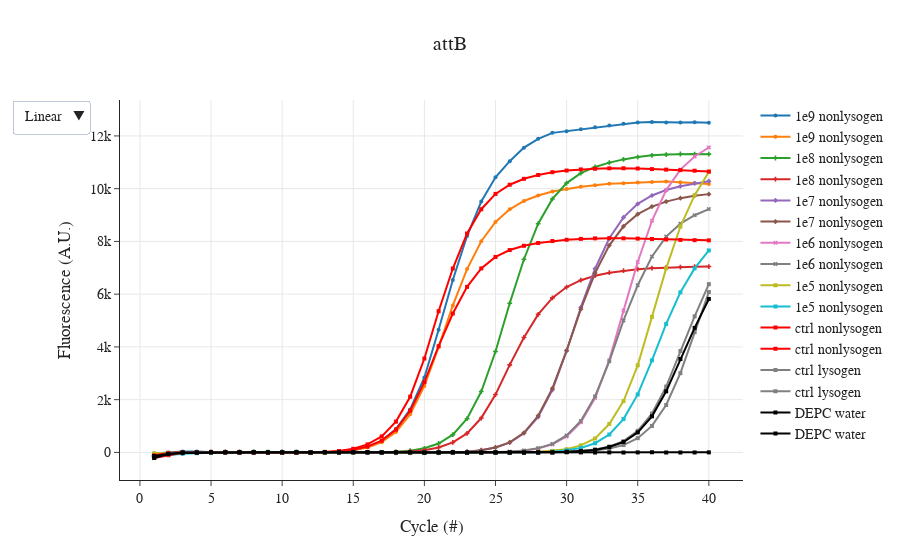

The notebook cell saved with this chart:
### Markdown cell above
## plot all data

### Code cell
fig = go.Figure()
for i in attB.keys():
    label_ = attB[i]; 
    neg = "ctrl lysogen";
    pos = "ctrl nonlysogen";
    title_ = "attB"; 
    
    if "1e9" in label_:
        symbol = 'circle'; 
    elif "1e8" in label_:
        symbol = 'cross'; 
    elif "1e7" in label_:
        symbol = 'diamond'; 
    elif "1e6" in label_:
        symbol = 'x';
    elif "1e5" in label_:
        symbol = 'square';
    
    if label_ == neg:
        fig.add_trace(go.Scatter(
        x=df.index.to_numpy(),
        y=df[[i]].to_numpy()[:,0],
        mode='lines+markers', # Style name/legend entry with html tags
        name=label_,
        marker_symbol=symbol,
        marker=dict(color='grey', size=4),# override default to connect the gaps
        ))
    elif label_ == pos:
        fig.add_trace(go.Scatter(
        x=df.index.to_numpy(),
        y=df[[i]].to_numpy()[:,0],
        mode='lines+markers', # Style name/legend entry with html tags
        name=label_,
        marker_symbol=symbol,
        marker=dict(color='red', size=4),# override default to connect the gaps
        ))
    elif "DEPC" in label_:
        fig.add_trace(go.Scatter(
        x=df.index.to_numpy(),
        y=df[[i]].to_numpy()[:,0],
        mode='lines+markers', # Style name/legend entry with html tags
        name=label_,
        marker_symbol=symbol,
        marker=dict(color='black', size=4),# override default to connect the gaps
        ))
    else:
        fig.add_trace(go.Scatter(
        x=df.index.to_numpy(),
        y=df[[i]].to_numpy()[:,0],
        mode='lines+markers', # Style name/legend entry with html tags
        name=label_,
        marker_symbol=symbol,
        marker=dict(size=4),# override default to connect the gaps
        ))


fig.update_layout(xaxis_title='Cycle (#)',\
                  yaxis_title='Fluorescence (A.U.)',\
                  updatemenus=[dict(\
                       buttons=[\
                                dict(label="Linear",  method="relayout", args=[{"yaxis.type": "linear"}]),\
                                dict(label="Log", method="relayout", args=[{"yaxis.type": "log"}]),\
                               ])])
fig.update_xaxes(showgrid=True)
fig.update_yaxes(showgrid=True)
fig.update_layout(title_text=title_, title_x=0.5)
fig.layout.font.family = 'Arial'; fig.layout.font.size = 14

fig.show()
fig.write_html(folder+'/01_attB.html')

### Figure 1 — Plotly figure (JSON) as saved in the notebook; plotly's stock layout.template omitted (floating-point values rounded to 4 significant figures)
{"data": [{"marker": {"size": 4, "symbol": "circle"}, "mode": "lines+markers", "name": "1e9 nonlysogen", "type": "scatter", "x": [1, 2, 3, 4, 5, 6, 7, 8, 9, 10, 11, 12, 13, 14, 15, 16, 17, 18, 19, 20, 21, 22, 23, 24, 25, 26, 27, 28, 29, 30, 31, 32, 33, 34, 35, 36, 37, 38, 39, 40], "y": [-42.83, -3.196, 34.87, 35.93, 5.749, -8.594, -11.72, -17.84, -8.885, -23.46, -17.87, -21.97, -11.59, 12.69, 75.47, 221.8, 436.8, 883.0, 1630.0, 2842.0, 4653.0, 6537.0, 8204.0, 9511.0, 10430.0, 11040.0, 11560.0, 11890.0, 12120.0, 12180.0, 12260.0, 12330.0, 12390.0, 12460.0, 12510.0, 12530.0, 12510.0, 12510.0, 12510.0, 12500.0]}, {"marker": {"size": 4, "symbol": "circle"}, "mode": "lines+markers", "name": "1e9 nonlysogen", "type": "scatter", "x": [1, 2, 3, 4, 5, 6, 7, 8, 9, 10, 11, 12, 13, 14, 15, 16, 17, 18, 19, 20, 21, 22, 23, 24, 25, 26, 27, 28, 29, 30, 31, 32, 33, 34, 35, 36, 37, 38, 39, 40], "y": [-103.0, -46.25, -6.984, 0.3633, 11.04, 18.58, 17.79, 13.36, 2.018, 4.051, -3.9, -1.552, 12.48, 30.54, 81.34, 185.8, 389.0, 777.4, 1442.0, 2519.0, 3995.0, 5573.0, 6950.0, 8008.0, 8741.0, 9217.0, 9534.0, 9743.0, 9894.0, 9990.0, 10070.0, 10130.0, 10190.0, 10210.0, 10240.0, 10250.0, 10270.0, 10240.0, 10210.0, 10180.0]}, {"marker": {"size": 4, "symbol": "cross"}, "mode": "lines+markers", "name": "1e8 nonlysogen", "type": "scatter", "x": [1, 2, 3, 4, 5, 6, 7, 8, 9, 10, 11, 12, 13, 14, 15, 16, 17, 18, 19, 20, 21, 22, 23, 24, 25, 26, 27, 28, 29, 30, 31, 32, 33, 34, 35, 36, 37, 38, 39, 40], "y": [-167.9, -78.53, -19.66, -0.3241, 13.75, 13.76, 11.62, 20.08, 7.244, 10.54, 6.186, -5.228, -6.908, -4.446, -4.52, -4.162, 0.5249, 22.98, 66.55, 156.3, 338.3, 674.1, 1279.0, 2309.0, 3825.0, 5658.0, 7324.0, 8672.0, 9611.0, 10210.0, 10590.0, 10820.0, 10990.0, 11110.0, 11200.0, 11260.0, 11290.0, 11320.0, 11310.0, 11310.0]}, {"marker": {"size": 4, "symbol": "cross"}, "mode": "lines+markers", "name": "1e8 nonlysogen", "type": "scatter", "x": [1, 2, 3, 4, 5, 6, 7, 8, 9, 10, 11, 12, 13, 14, 15, 16, 17, 18, 19, 20, 21, 22, 23, 24, 25, 26, 27, 28, 29, 30, 31, 32, 33, 34, 35, 36, 37, 38, 39, 40], "y": [-107.0, -45.48, -14.58, 3.295, 6.165, 8.258, 7.169, 4.435, 4.542, 5.4, 8.875, -1.489, -0.8675, -6.179, -5.519, -4.32, 1.693, 11.73, 38.9, 86.32, 184.7, 378.1, 721.0, 1303.0, 2193.0, 3319.0, 4360.0, 5233.0, 5859.0, 6269.0, 6530.0, 6700.0, 6814.0, 6890.0, 6947.0, 6986.0, 7011.0, 7029.0, 7039.0, 7048.0]}, {"marker": {"size": 4, "symbol": "diamond"}, "mode": "lines+markers", "name": "1e7 nonlysogen", "type": "scatter", "x": [1, 2, 3, 4, 5, 6, 7, 8, 9, 10, 11, 12, 13, 14, 15, 16, 17, 18, 19, 20, 21, 22, 23, 24, 25, 26, 27, 28, 29, 30, 31, 32, 33, 34, 35, 36, 37, 38, 39, 40], "y": [-138.4, -48.07, -16.32, 2.208, 10.92, 9.829, 7.063, 7.743, 3.083, 8.262, 1.287, 1.19, 3.279, -0.6584, 0.4955, -3.586, -7.444, -15.46, -7.32, -6.561, -6.025, 13.32, 27.05, 84.03, 187.1, 371.3, 726.7, 1346.0, 2369.0, 3845.0, 5499.0, 6965.0, 8118.0, 8912.0, 9424.0, 9742.0, 9948.0, 10090.0, 10200.0, 10280.0]}, {"marker": {"size": 4, "symbol": "diamond"}, "mode": "lines+markers", "name": "1e7 nonlysogen", "type": "scatter", "x": [1, 2, 3, 4, 5, 6, 7, 8, 9, 10, 11, 12, 13, 14, 15, 16, 17, 18, 19, 20, 21, 22, 23, 24, 25, 26, 27, 28, 29, 30, 31, 32, 33, 34, 35, 36, 37, 38, 39, 40], "y": [-128.5, -57.14, -14.7, -3.481, 6.292, 13.88, 8.687, 9.964, 2.584, 8.058, 3.046, 1.139, 8.453, 1.364, -1.806, -5.108, -0.7531, -5.896, -11.06, -11.1, -7.289, 11.1, 26.54, 83.18, 189.0, 382.5, 744.5, 1388.0, 2429.0, 3870.0, 5431.0, 6799.0, 7854.0, 8574.0, 9035.0, 9322.0, 9510.0, 9641.0, 9733.0, 9793.0]}, {"marker": {"size": 4, "symbol": "x"}, "mode": "lines+markers", "name": "1e6 nonlysogen", "type": "scatter", "x": [1, 2, 3, 4, 5, 6, 7, 8, 9, 10, 11, 12, 13, 14, 15, 16, 17, 18, 19, 20, 21, 22, 23, 24, 25, 26, 27, 28, 29, 30, 31, 32, 33, 34, 35, 36, 37, 38, 39, 40], "y": [-137.5, -54.74, -5.972, -7.225, 8.307, 5.107, 6.037, 4.39, 3.124, 9.723, 4.17, 0.4569, 5.61, 4.804, 4.814, 5.967, 4.939, -1.958, 0.3671, -5.936, -9.872, -7.969, -11.43, -3.372, 9.384, 26.77, 63.45, 143.0, 302.4, 604.3, 1142.0, 2064.0, 3498.0, 5376.0, 7220.0, 8783.0, 9946.0, 10720.0, 11220.0, 11560.0]}, {"marker": {"size": 4, "symbol": "x"}, "mode": "lines+markers", "name": "1e6 nonlysogen", "type": "scatter", "x": [1, 2, 3, 4, 5, 6, 7, 8, 9, 10, 11, 12, 13, 14, 15, 16, 17, 18, 19, 20, 21, 22, 23, 24, 25, 26, 27, 28, 29, 30, 31, 32, 33, 34, 35, 36, 37, 38, 39, 40], "y": [-95.02, -48.7, -15.17, -2.64, 8.689, 11.05, 11.7, 10.65, 9.515, 6.205, -5.917, -2.623, -3.038, 2.019, 9.259, -1.522, 0.8386, 1.633, -2.794, -4.906, -4.611, -0.9357, -12.15, -4.951, 6.078, 29.01, 75.01, 162.3, 321.1, 644.1, 1195.0, 2128.0, 3453.0, 5006.0, 6341.0, 7428.0, 8183.0, 8674.0, 8993.0, 9227.0]}, {"marker": {"size": 4, "symbol": "square"}, "mode": "lines+markers", "name": "1e5 nonlysogen", "type": "scatter", "x": [1, 2, 3, 4, 5, 6, 7, 8, 9, 10, 11, 12, 13, 14, 15, 16, 17, 18, 19, 20, 21, 22, 23, 24, 25, 26, 27, 28, 29, 30, 31, 32, 33, 34, 35, 36, 37, 38, 39, 40], "y": [-36.3, -13.32, 6.656, 4.549, 10.31, 13.76, 9.671, 18.07, 1.155, 4.915, -3.493, -9.152, -6.314, -13.33, 1.284, 12.62, 0.7268, -18.31, -18.51, -11.95, 1.347, -10.48, -12.08, -13.46, -8.002, -1.928, 1.568, 22.26, 58.27, 121.5, 267.1, 528.2, 1077.0, 1945.0, 3302.0, 5138.0, 6978.0, 8565.0, 9754.0, 10630.0]}, {"marker": {"size": 4, "symbol": "square"}, "mode": "lines+markers", "name": "1e5 nonlysogen", "type": "scatter", "x": [1, 2, 3, 4, 5, 6, 7, 8, 9, 10, 11, 12, 13, 14, 15, 16, 17, 18, 19, 20, 21, 22, 23, 24, 25, 26, 27, 28, 29, 30, 31, 32, 33, 34, 35, 36, 37, 38, 39, 40], "y": [-150.7, -94.43, -49.33, -28.25, -2.842, 6.254, 14.5, 20.44, 19.28, 18.98, 19.68, 13.74, 13.32, 13.01, 10.77, 6.762, 3.586, -0.538, -1.766, 1.424, 3.181, -6.059, -14.02, -14.96, -9.931, -10.78, -16.12, 5.599, 28.2, 78.62, 170.5, 348.6, 677.2, 1265.0, 2199.0, 3491.0, 4873.0, 6071.0, 6977.0, 7658.0]}, {"marker": {"color": "red", "size": 4, "symbol": "square"}, "mode": "lines+markers", "name": "ctrl nonlysogen", "type": "scatter", "x": [1, 2, 3, 4, 5, 6, 7, 8, 9, 10, 11, 12, 13, 14, 15, 16, 17, 18, 19, 20, 21, 22, 23, 24, 25, 26, 27, 28, 29, 30, 31, 32, 33, 34, 35, 36, 37, 38, 39, 40], "y": [-209.2, -107.6, -11.11, 13.47, 17.56, 12.42, 7.142, 9.226, 0.07601, -2.061, 0.2193, -2.538, 19.3, 54.56, 136.1, 304.0, 607.0, 1168.0, 2112.0, 3560.0, 5355.0, 6973.0, 8300.0, 9221.0, 9801.0, 10150.0, 10370.0, 10520.0, 10630.0, 10690.0, 10730.0, 10750.0, 10770.0, 10770.0, 10770.0, 10740.0, 10720.0, 10700.0, 10680.0, 10650.0]}, {"marker": {"color": "red", "size": 4, "symbol": "square"}, "mode": "lines+markers", "name": "ctrl nonlysogen", "type": "scatter", "x": [1, 2, 3, 4, 5, 6, 7, 8, 9, 10, 11, 12, 13, 14, 15, 16, 17, 18, 19, 20, 21, 22, 23, 24, 25, 26, 27, 28, 29, 30, 31, 32, 33, 34, 35, 36, 37, 38, 39, 40], "y": [-111.5, -20.4, 11.73, 12.8, 12.99, 1.973, -3.572, -7.119, -8.166, -12.42, -8.708, -10.18, 5.363, 39.92, 100.8, 219.3, 445.7, 863.4, 1580.0, 2666.0, 4027.0, 5266.0, 6277.0, 6978.0, 7412.0, 7673.0, 7835.0, 7940.0, 8015.0, 8062.0, 8097.0, 8116.0, 8124.0, 8119.0, 8108.0, 8092.0, 8075.0, 8057.0, 8047.0, 8041.0]}, {"marker": {"color": "grey", "size": 4, "symbol": "square"}, "mode": "lines+markers", "name": "ctrl lysogen", "type": "scatter", "x": [1, 2, 3, 4, 5, 6, 7, 8, 9, 10, 11, 12, 13, 14, 15, 16, 17, 18, 19, 20, 21, 22, 23, 24, 25, 26, 27, 28, 29, 30, 31, 32, 33, 34, 35, 36, 37, 38, 39, 40], "y": [-188.6, -44.95, 1.963, -1.79, 7.11, 13.13, 2.498, 0.4283, -0.8395, 1.09, 0.1126, -1.958, -0.4231, 3.689, 0.05481, -2.79, -0.4799, -3.826, -0.5807, -5.939, -0.9976, -3.87, -10.23, -3.905, -0.8316, -12.45, -7.443, -5.159, 2.663, 12.59, 32.17, 70.59, 143.1, 279.3, 540.3, 1004.0, 1799.0, 3006.0, 4560.0, 6080.0]}, {"marker": {"color": "grey", "size": 4, "symbol": "square"}, "mode": "lines+markers", "name": "ctrl lysogen", "type": "scatter", "x": [1, 2, 3, 4, 5, 6, 7, 8, 9, 10, 11, 12, 13, 14, 15, 16, 17, 18, 19, 20, 21, 22, 23, 24, 25, 26, 27, 28, 29, 30, 31, 32, 33, 34, 35, 36, 37, 38, 39, 40], "y": [-193.2, -72.71, -8.943, -5.959, 7.573, 9.294, -1.046, 4.99, 2.949, 5.933, 1.827, 1.614, 3.441, -0.52, 5.015, 2.856, -1.618, 2.957, -0.8332, -3.176, -3.836, -5.943, -9.418, -7.026, -6.948, -2.86, -7.623, 3.529, 11.2, 20.65, 50.82, 110.4, 223.7, 427.1, 817.7, 1473.0, 2495.0, 3847.0, 5160.0, 6380.0]}, {"marker": {"color": "black", "size": 4, "symbol": "square"}, "mode": "lines+markers", "name": "DEPC water", "type": "scatter", "x": [1, 2, 3, 4, 5, 6, 7, 8, 9, 10, 11, 12, 13, 14, 15, 16, 17, 18, 19, 20, 21, 22, 23, 24, 25, 26, 27, 28, 29, 30, 31, 32, 33, 34, 35, 36, 37, 38, 39, 40], "y": [-211.8, -57.6, -0.3015, -5.075, 4.054, 1.804, 0.8315, 0.4767, -3.798, -1.917, -1.403, -0.9568, -0.08817, -1.324, 4.49, 7.318, -0.6916, -0.06037, 2.452, -3.31, -1.02, 3.716, 0.8342, 0.966, 2.441, 0.77, 2.493, -1.321, -0.0843, 6.624, 1.297, -4.701, 0.1795, -4.332, 0.7721, 6.073, -3.647, -2.713, -1.358, 1.641]}, {"marker": {"color": "black", "size": 4, "symbol": "square"}, "mode": "lines+markers", "name": "DEPC water", "type": "scatter", "x": [1, 2, 3, 4, 5, 6, 7, 8, 9, 10, 11, 12, 13, 14, 15, 16, 17, 18, 19, 20, 21, 22, 23, 24, 25, 26, 27, 28, 29, 30, 31, 32, 33, 34, 35, 36, 37, 38, 39, 40], "y": [-136.5, -59.91, -17.65, -7.032, 1.617, 7.793, 5.275, 7.755, 4.211, 6.455, 6.738, -4.304, 7.779, 3.117, 9.346, 1.751, -1.294, 1.817, 1.772, -5.087, -2.646, 0.9653, -7.025, -6.728, -5.287, -6.319, -8.272, -2.582, 1.056, 26.2, 55.7, 95.55, 204.1, 394.6, 757.7, 1369.0, 2316.0, 3542.0, 4722.0, 5819.0]}], "layout": {"font": {"family": "Arial", "size": 14}, "title": {"text": "attB", "x": 0.5}, "updatemenus": [{"buttons": [{"args": [{"yaxis.type": "linear"}], "label": "Linear", "method": "relayout"}, {"args": [{"yaxis.type": "log"}], "label": "Log", "method": "relayout"}]}], "xaxis": {"showgrid": true, "title": {"text": "Cycle (#)"}}, "yaxis": {"showgrid": true, "title": {"text": "Fluorescence (A.U.)"}}}}
